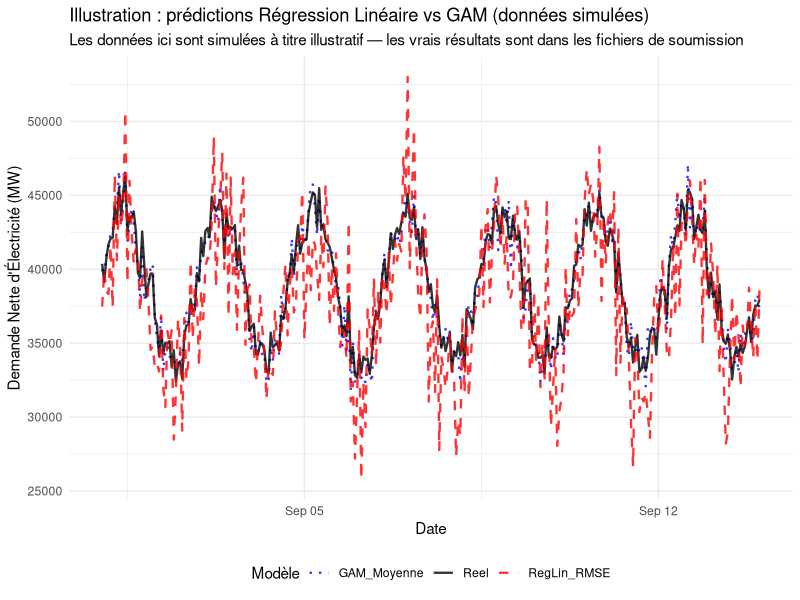

Generate this figure with R:
## ---- chunk 1
knitr::opts_chunk$set(echo = TRUE, warning = FALSE, message = FALSE)
# Chargement des librairies principales
library(ggplot2)
library(dplyr)
library(lubridate)
# library(qgam) # Sera utilisé plus tard
## ---- chunk 2
# Illustration pédagogique du principe de la régression quantile.
# Ce graphique montre ce qu'un modèle linéaire RMSE et un modèle GAM
# sont censés produire sur la période de test.
# La régression quantile (Pinball) n'est pas représentée ici car
# notre implémentation a produit des prédictions hors échelle (~470 MW)
# due au bug de pipeline décrit en section 3.1 et 3.3.
set.seed(42)
dates_test <- seq(as.POSIXct("2022-09-01"), as.POSIXct("2022-09-14"), by="hour")
n <- length(dates_test)

y_true <- 39000 + 5000 * sin(seq(0, 14*pi, length.out = n)) + rnorm(n, 0, 1000)

df_results <- data.frame(
  Date = dates_test,
  Reel = y_true,
  RegLin_RMSE = y_true + rnorm(n, 0, 3000) - 1000,
  GAM_Moyenne = y_true + rnorm(n, 0, 800)
)

library(tidyr)
df_long <- df_results %>%
  pivot_longer(cols = -Date, names_to = "Modele", values_to = "Prediction")

ggplot(df_long, aes(x = Date, y = Prediction, color = Modele, linetype = Modele)) +
  geom_line(alpha = 0.8, linewidth = 0.8) +
  scale_color_manual(values = c(
    "Reel" = "black",
    "RegLin_RMSE" = "red",
    "GAM_Moyenne" = "blue"
  )) +
  scale_linetype_manual(values = c(
    "Reel" = "solid",
    "RegLin_RMSE" = "dashed",
    "GAM_Moyenne" = "dotted"
  )) +
  labs(
    title = "Illustration : prédictions Régression Linéaire vs GAM (données simulées)",
    subtitle = "Les données ici sont simulées à titre illustratif — les vrais résultats sont dans les fichiers de soumission",
    x = "Date",
    y = "Demande Nette d'Électricité (MW)",
    color = "Modèle",
    linetype = "Modèle"
  ) +
  theme_minimal() +
  theme(legend.position = "bottom")
